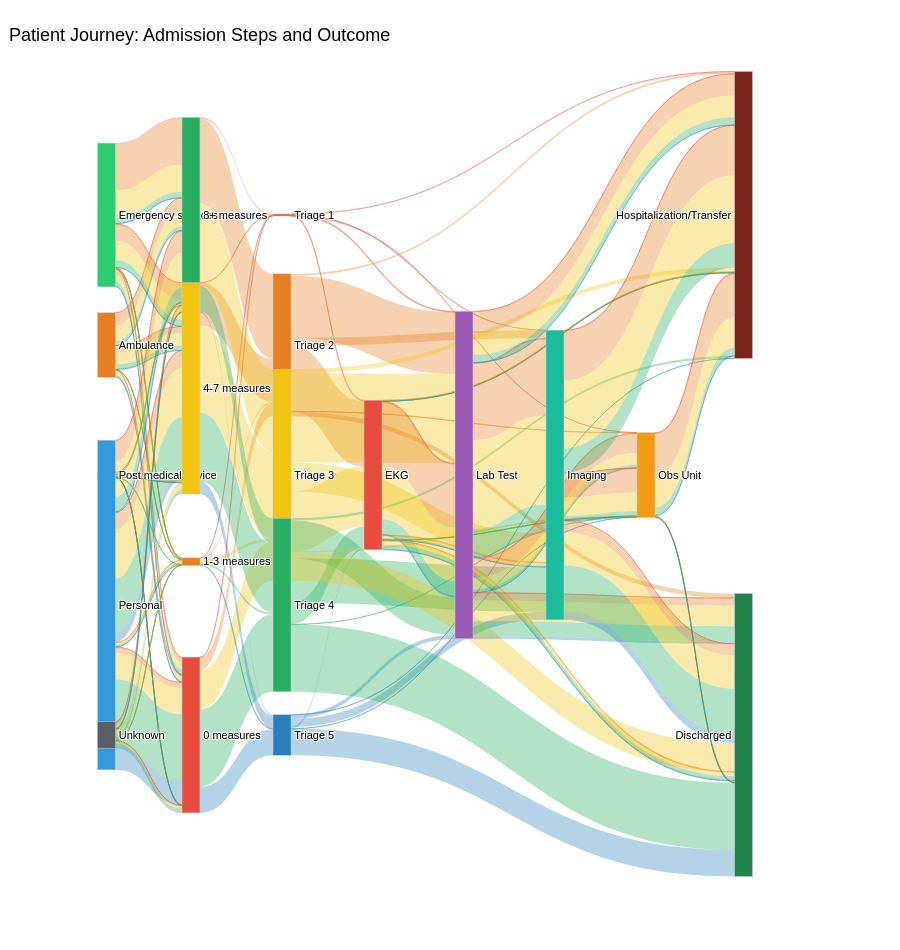

The notebook cell this image was saved under:
### Code cell
# ======================================================================
# ALLUVIAL WITH LAB TEST, IMAGING, OBS UNIT AND HOSPITALIZATION
# ======================================================================

import plotly.graph_objects as go
import pandas as pd

# def hosp_transfer_cat(row):
#     if row['inter_facility_transfer'] == 1:
#         return 'Inter-facility Transfer'
#     if row['hospitalization'] == 1:
#         return 'Hospitalization'
#     return 'Discharged'
#
# df['hosp_transfer_cat'] = df.apply(hosp_transfer_cat, axis=1)

# print("=== hosp_transfer_cat DISTRIBUTION ===")
# print(df['hosp_transfer_cat'].value_counts(dropna=False).to_string())
# ================================================================
# 1. CONFIGURATION
# ================================================================
COL_TRANSPORT    = 'transport_grouped'
COL_TRI          = 'triage'
COL_EKG          = 'had_ekg'
COL_LABO         = 'is_labo'
COL_RADIO        = 'has_imaging_any'
COL_OBS          = 'observation_unit'
COL_HOSP         = 'hospitalization'

MEASURE_COLS = [
    'is_temp_measured', 'is_sat_measured', 'is_hr_measured',
    'is_bp_measured', 'is_rr_measured', 'is_pupils_measured',
    'is_o2_measured', 'is_hemocue_measured', 'is_breathalyzer_measured',
    'is_urine_dipstick_clean_measured', 'is_gcs_measured', 'is_pain_measured',
    'is_cap_blood_sugar_mmol_L_measured'
]

# ================================================================
# 2. COLOR PALETTES
# ================================================================
transport_colors = {
    'Unknown':              '#5a5e6b',
    'Personal':             '#3498db',
    'Post medical advice':  '#9b59b6',
    'Ambulance':            '#e67e22',
    'Emergency services':   '#2ecc71',
}

measure_colors = {
    '8+ measures':  '#27ae60',
    '4-7 measures': '#f1c40f',
    '1-3 measures': '#e67e22',
    '0 measures':   '#e74c3c',
}

triage_colors = {
    'Triage 1': '#e74c3c',
    'Triage 2': '#e67e22',
    'Triage 3': '#f1c40f',
    'Triage 4': '#27ae60',
    'Triage 5': '#2980b9',
}

exam_colors = {
    'Lab Test': '#9b59b6',
    'Imaging':  '#1abc9c',
    'EKG':      '#e74c3c',
}

obs_colors = {
    'Obs Unit': '#f39c12',
}

hosp_colors = {
    'Hospitalization/Transfer': '#7b241c',
    'Discharged':               '#1e8449',
}

def get_node_color(label):
    for palette in [transport_colors, measure_colors, triage_colors,
                    exam_colors, obs_colors, hosp_colors]:
        if label in palette: return palette[label]
    return '#a6acaf'

# ================================================================
# 3. DATA PREPARATION
# ================================================================
df_alluvial = df.copy()

df_alluvial['_transport_label'] = df_alluvial[COL_TRANSPORT].fillna('Unknown')
df_alluvial['_tri_label']       = 'Triage ' + df_alluvial[COL_TRI].astype(int).astype(str)

def score_to_cat(x):
    if x == 0:   return '0 measures'
    elif x <= 3: return '1-3 measures'
    elif x <= 7: return '4-7 measures'
    else:        return '8+ measures'

df_alluvial['_measures_score'] = df_alluvial[MEASURE_COLS].apply(pd.to_numeric, errors='coerce').fillna(0).sum(axis=1).astype(int)
df_alluvial['_measures_label'] = df_alluvial['_measures_score'].apply(score_to_cat)
df_alluvial['_ekg_label']   = df_alluvial[COL_EKG].apply(lambda v: 'EKG' if pd.notna(v) and int(v) == 1 else None)
df_alluvial['_labo_label']  = df_alluvial[COL_LABO].apply(lambda v: 'Lab Test' if pd.notna(v) and int(v) == 1 else None)
df_alluvial['_radio_label'] = df_alluvial[COL_RADIO].apply(lambda v: 'Imaging' if pd.notna(v) and int(v) == 1 else None)

# Obs Unit — only shown if = 1
df_alluvial['_obs_label']  = df_alluvial[COL_OBS].apply(
    lambda v: 'Obs Unit' if pd.notna(v) and int(v) == 1 else None
)

# Hospitalization — always shown
# Hospitalization — always shown
df_alluvial['_hosp_label'] = df_alluvial[COL_HOSP].apply(
    lambda v: 'Hospitalization/Transfer' if pd.notna(v) and int(v) == 1 else 'Discharged'
)

# ================================================================
# 4. NODES DEFINITION & ORDER
# ================================================================
def get_present_vals(order_list, series):
    present = set(series.dropna().unique())
    return [v for v in order_list if v in present]

transport_vals = get_present_vals(['Emergency services', 'Ambulance', 'Post medical advice', 'Personal', 'Unknown'], df_alluvial['_transport_label'])
measure_vals   = get_present_vals(['8+ measures', '4-7 measures', '1-3 measures', '0 measures'], df_alluvial['_measures_label'])
tri_vals       = get_present_vals(['Triage 1', 'Triage 2', 'Triage 3', 'Triage 4', 'Triage 5'], df_alluvial['_tri_label'])
ekg_vals       = get_present_vals(['EKG'], df_alluvial['_ekg_label'])
labo_vals      = get_present_vals(['Lab Test'], df_alluvial['_labo_label'])
radio_vals     = get_present_vals(['Imaging'], df_alluvial['_radio_label'])
obs_vals       = get_present_vals(['Obs Unit'], df_alluvial['_obs_label'])
hosp_vals      = get_present_vals(['Hospitalization/Transfer', 'Discharged'], df_alluvial['_hosp_label'])

all_labels = transport_vals + measure_vals + tri_vals + ekg_vals + labo_vals + radio_vals + obs_vals + hosp_vals
label_idx  = {label: i for i, label in enumerate(all_labels)}
node_colors = [get_node_color(l) for l in all_labels]

# ================================================================
# 5. FIXED X-POSITIONS
# ================================================================
col_x = {
    'transport':  0.01,
    'measures':   0.14,
    'tri':        0.28,
    'ekg':        0.42,
    'labo':       0.56,
    'radio':      0.70,
    'obs':        0.84,
    'hosp':       0.99,
}

def assign_y(labels):
    n = len(labels)
    if n <= 1: return [0.5]
    return [round(0.10 + i * (0.80 / (n - 1)), 4) for i in range(n)]

pos = {}
for key, vals in [('transport', transport_vals), ('measures', measure_vals), ('tri', tri_vals),
                  ('ekg', ekg_vals), ('labo', labo_vals), ('radio', radio_vals),
                  ('obs', obs_vals), ('hosp', hosp_vals)]:
    for label, y in zip(vals, assign_y(vals)):
        pos[label] = (col_x[key], y)

node_x = [pos[l][0] for l in all_labels]
node_y = [pos[l][1] for l in all_labels]

# ================================================================
# 6. LINKS (Colored by Triage)
# ================================================================
def make_links(df_sub, col_from, col_to):
    group_cols = list(dict.fromkeys([col_from, col_to, '_tri_label']))
    grp = df_sub.groupby(group_cols).size().reset_index(name='count')
    sources, targets, values, colors = [], [], [], []
    for _, row in grp.iterrows():
        src, tgt = str(row[col_from]), str(row[col_to])
        if src in label_idx and tgt in label_idx:
            sources.append(label_idx[src])
            targets.append(label_idx[tgt])
            values.append(int(row['count']))
            tri_val = row['_tri_label']
            hex_c = triage_colors.get(tri_val, '#a6acaf')
            r, g, b = int(hex_c[1:3], 16), int(hex_c[3:5], 16), int(hex_c[5:7], 16)
            colors.append(f'rgba({r},{g},{b},0.35)')
    return sources, targets, values, colors

s_all, t_all, v_all, c_all = [], [], [], []

# 1. Transport → Measures → Triage
s,t_l,v,c = make_links(df_alluvial, '_transport_label', '_measures_label'); s_all+=s; t_all+=t_l; v_all+=v; c_all+=c
s,t_l,v,c = make_links(df_alluvial, '_measures_label', '_tri_label'); s_all+=s; t_all+=t_l; v_all+=v; c_all+=c

# 2. Triage → EKG or skip
s,t_l,v,c = make_links(df_alluvial[df_alluvial['_ekg_label'].notna()], '_tri_label', '_ekg_label'); s_all+=s; t_all+=t_l; v_all+=v; c_all+=c
s,t_l,v,c = make_links(df_alluvial[df_alluvial['_ekg_label'].isna() & df_alluvial['_labo_label'].notna()], '_tri_label', '_labo_label'); s_all+=s; t_all+=t_l; v_all+=v; c_all+=c
s,t_l,v,c = make_links(df_alluvial[df_alluvial['_ekg_label'].isna() & df_alluvial['_labo_label'].isna() & df_alluvial['_radio_label'].notna()], '_tri_label', '_radio_label'); s_all+=s; t_all+=t_l; v_all+=v; c_all+=c
s,t_l,v,c = make_links(df_alluvial[df_alluvial['_ekg_label'].isna() & df_alluvial['_labo_label'].isna() & df_alluvial['_radio_label'].isna() & df_alluvial['_obs_label'].notna()], '_tri_label', '_obs_label'); s_all+=s; t_all+=t_l; v_all+=v; c_all+=c
s,t_l,v,c = make_links(df_alluvial[df_alluvial['_ekg_label'].isna() & df_alluvial['_labo_label'].isna() & df_alluvial['_radio_label'].isna() & df_alluvial['_obs_label'].isna()], '_tri_label', '_hosp_label'); s_all+=s; t_all+=t_l; v_all+=v; c_all+=c

# 3. EKG → ...
s,t_l,v,c = make_links(df_alluvial[df_alluvial['_ekg_label'].notna() & df_alluvial['_labo_label'].notna()], '_ekg_label', '_labo_label'); s_all+=s; t_all+=t_l; v_all+=v; c_all+=c
s,t_l,v,c = make_links(df_alluvial[df_alluvial['_ekg_label'].notna() & df_alluvial['_labo_label'].isna() & df_alluvial['_radio_label'].notna()], '_ekg_label', '_radio_label'); s_all+=s; t_all+=t_l; v_all+=v; c_all+=c
s,t_l,v,c = make_links(df_alluvial[df_alluvial['_ekg_label'].notna() & df_alluvial['_labo_label'].isna() & df_alluvial['_radio_label'].isna() & df_alluvial['_obs_label'].notna()], '_ekg_label', '_obs_label'); s_all+=s; t_all+=t_l; v_all+=v; c_all+=c
s,t_l,v,c = make_links(df_alluvial[df_alluvial['_ekg_label'].notna() & df_alluvial['_labo_label'].isna() & df_alluvial['_radio_label'].isna() & df_alluvial['_obs_label'].isna()], '_ekg_label', '_hosp_label'); s_all+=s; t_all+=t_l; v_all+=v; c_all+=c

# 4. Labo → ...
s,t_l,v,c = make_links(df_alluvial[df_alluvial['_labo_label'].notna() & df_alluvial['_radio_label'].notna()], '_labo_label', '_radio_label'); s_all+=s; t_all+=t_l; v_all+=v; c_all+=c
s,t_l,v,c = make_links(df_alluvial[df_alluvial['_labo_label'].notna() & df_alluvial['_radio_label'].isna() & df_alluvial['_obs_label'].notna()], '_labo_label', '_obs_label'); s_all+=s; t_all+=t_l; v_all+=v; c_all+=c
s,t_l,v,c = make_links(df_alluvial[df_alluvial['_labo_label'].notna() & df_alluvial['_radio_label'].isna() & df_alluvial['_obs_label'].isna()], '_labo_label', '_hosp_label'); s_all+=s; t_all+=t_l; v_all+=v; c_all+=c

# 5. Radio → ...
s,t_l,v,c = make_links(df_alluvial[df_alluvial['_radio_label'].notna() & df_alluvial['_obs_label'].notna()], '_radio_label', '_obs_label'); s_all+=s; t_all+=t_l; v_all+=v; c_all+=c
s,t_l,v,c = make_links(df_alluvial[df_alluvial['_radio_label'].notna() & df_alluvial['_obs_label'].isna()], '_radio_label', '_hosp_label'); s_all+=s; t_all+=t_l; v_all+=v; c_all+=c

# 6. Obs Unit → Hospitalization
s,t_l,v,c = make_links(df_alluvial[df_alluvial['_obs_label'].notna()], '_obs_label', '_hosp_label'); s_all+=s; t_all+=t_l; v_all+=v; c_all+=c

# ================================================================
# 7. FIGURE LAYOUT
# ================================================================
fig = go.Figure(data=[go.Sankey(
    arrangement='fixed',
    node=dict(pad=20, thickness=18, label=all_labels, color=node_colors, x=node_x, y=node_y,
              line=dict(color='#cccccc', width=0.5)),
    link=dict(source=s_all, target=t_all, value=v_all, color=c_all)
)])

fig.update_layout(
    title=dict(
        text='Patient Journey: Admission Steps and Outcome',
        font=dict(size=18, color='black'),
        x=0.01,
        y=0.97
    ),
    font=dict(size=11, family='Arial', color='black'),
    paper_bgcolor='white',
    plot_bgcolor='white',
    template='plotly_white',
    height=950,
    margin=dict(t=150, b=150, l=100, r=150),
)

fig.show()

### Figure 1 — Plotly figure (JSON) as saved in the notebook; plotly's stock layout.template omitted (floating-point values rounded to 4 significant figures; data arrays with more than 128 entries replaced by an {"elided": "..."} marker saying what was removed)
{"data": [{"arrangement": "fixed", "link": {"color": {"elided": "200 str values"}, "source": {"elided": "200 int values"}, "target": {"elided": "200 int values"}, "value": {"elided": "200 int values"}}, "node": {"color": ["#2ecc71", "#e67e22", "#9b59b6", "#3498db", "#5a5e6b", "#27ae60", "#f1c40f", "#e67e22", "#e74c3c", "#e74c3c", "#e67e22", "#f1c40f", "#27ae60", "#2980b9", "#e74c3c", "#9b59b6", "#1abc9c", "#f39c12", "#7b241c", "#1e8449"], "label": ["Emergency services", "Ambulance", "Post medical advice", "Personal", "Unknown", "8+ measures", "4-7 measures", "1-3 measures", "0 measures", "Triage 1", "Triage 2", "Triage 3", "Triage 4", "Triage 5", "EKG", "Lab Test", "Imaging", "Obs Unit", "Hospitalization/Transfer", "Discharged"], "line": {"color": "#cccccc", "width": 0.5}, "pad": 20, "thickness": 18, "x": [0.01, 0.01, 0.01, 0.01, 0.01, 0.14, 0.14, 0.14, 0.14, 0.28, 0.28, 0.28, 0.28, 0.28, 0.42, 0.56, 0.7, 0.84, 0.99, 0.99], "y": [0.1, 0.3, 0.5, 0.7, 0.9, 0.1, 0.3667, 0.6333, 0.9, 0.1, 0.3, 0.5, 0.7, 0.9, 0.5, 0.5, 0.5, 0.5, 0.1, 0.9]}, "type": "sankey"}], "layout": {"title": {"font": {"size": 18, "color": "black"}, "text": "Patient Journey: Admission Steps and Outcome", "x": 0.01, "y": 0.97}, "font": {"size": 11, "family": "Arial", "color": "black"}, "margin": {"t": 150, "b": 150, "l": 100, "r": 150}, "paper_bgcolor": "white", "plot_bgcolor": "white", "height": 950}}
